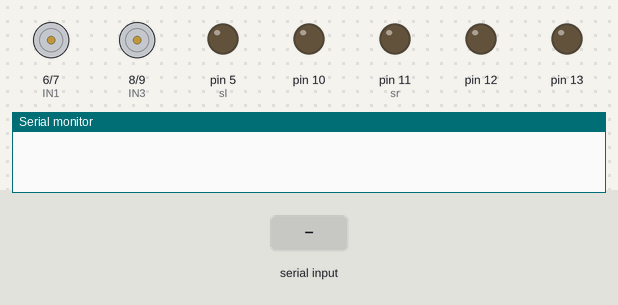
Simulated run of this sketch. Board: Arduino Uno, built with avr-gcc and run on an emulated ATmega328P. Shown: motor-driver pin pairs drawn as motors (green arrow = first pin HIGH = forward, orange = second pin HIGH = backward, longer = more drive), output pins drawn as LEDs (lit = HIGH), the last lines printed to the serial monitor. The test bench sets the inputs (shaded band).

Above: at 1.2 s.
1.3 s: "F" received over Serial
At 1.8 s:
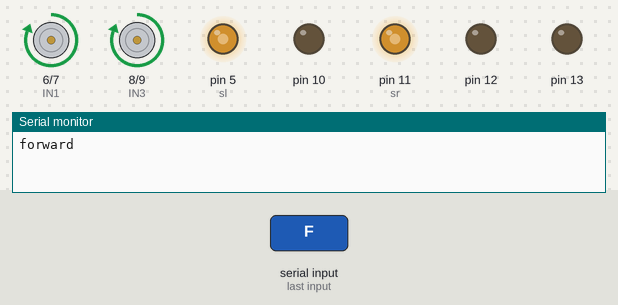
2.8 s: "B" received over Serial
At 4.0 s:
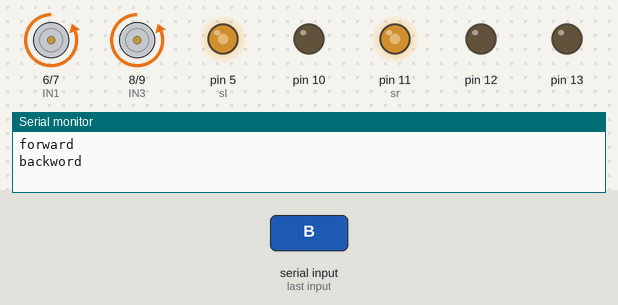
4.3 s: "R" received over Serial
At 5.2 s:
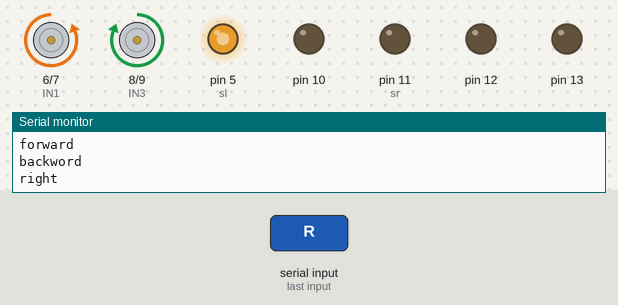
5.8 s: "L" received over Serial
At 6.4 s:
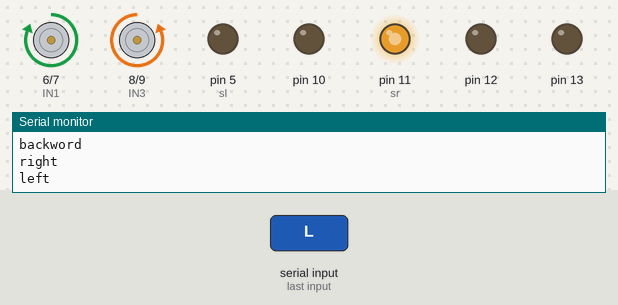
7.3 s: "I" received over Serial
At 8.5 s:
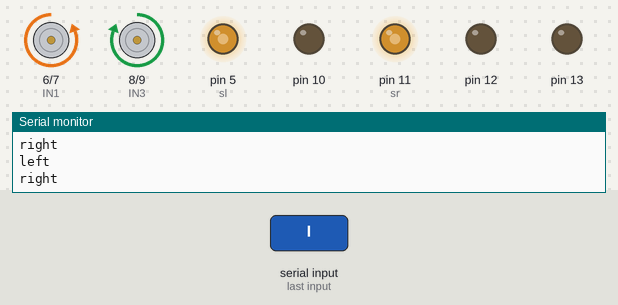
8.8 s: "G" received over Serial
At 9.9 s:
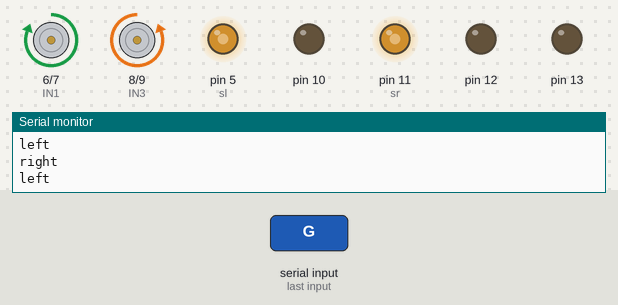
Timing chart, 0 to 11.3 s (numbered marks = the images above; inputs shaded):
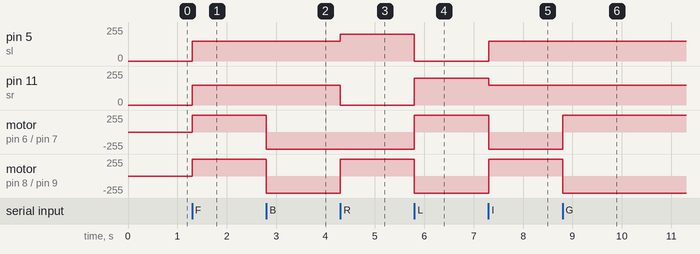

Measured:
- after the input at 1.3 s, pin 5 (sl), pin 11 (sr): 0/255 → 150/255 at once; motor on pin 6 (IN1) / pin 7 (IN2), motor on pin 8 (IN3) / pin 9 (IN4): stopped → forward 255/255 at once
- after the input at 2.8 s, motor on pin 6 (IN1) / pin 7 (IN2), motor on pin 8 (IN3) / pin 9 (IN4): forward 255/255 → backward 255/255 at once
- after the input at 4.3 s, pin 5 (sl): 150/255 → 200/255 at once; pin 11 (sr): 150/255 → 0/255 at once; motor on pin 8 (IN3) / pin 9 (IN4): backward 255/255 → forward 255/255 at once
- after the input at 5.8 s, pin 5 (sl): 200/255 → 0/255 at once; pin 11 (sr): 0/255 → 200/255 at once; motor on pin 6 (IN1) / pin 7 (IN2): backward 255/255 → forward 255/255 at once; motor on pin 8 (IN3) / pin 9 (IN4): forward 255/255 → backward 255/255 at once
- after the input at 7.3 s, pin 5 (sl): 0/255 → 150/255 at once; pin 11 (sr): 200/255 → 150/255 at once; motor on pin 6 (IN1) / pin 7 (IN2): forward 255/255 → backward 255/255 at once; motor on pin 8 (IN3) / pin 9 (IN4): backward 255/255 → forward 255/255 at once
- after the input at 8.8 s, motor on pin 6 (IN1) / pin 7 (IN2): backward 255/255 → forward 255/255 at once; motor on pin 8 (IN3) / pin 9 (IN4): forward 255/255 → backward 255/255 at once

The sketch:

Bluetooth.ino
```cpp
#define IN1 6
#define IN2 7
#define IN3 8
#define IN4 9
#define sl 5
#define sr 11
#define green 12
#define red 13
int state =0;
char Reading;
void setup() {
  Serial.begin (9600);
  for(int i=5;i<=13;i++)
  {
    pinMode(i,OUTPUT);
  }
  }

void loop(){
  if(Serial.available()>0){
    Reading=Serial.read();
    switch(Reading){
      case 'F': forword();
      break;
      case 'B': backword();
      break;
      case 'R': right();
      break;
      case 'L': left();
      break;
      case 'I' : forwardRight();
      break;
      case 'G' : forwardLeft();
      break;
      case 'H' : forwardRight();
      break;
      case 'J' :  forwardLeft();
      break;
      case 'S' :stopp();
      break;}
    }
}
void forword() {
  Serial.println("forward");
  digitalWrite(IN1, HIGH);
  digitalWrite(IN2, LOW);
  digitalWrite(IN3, HIGH);
  digitalWrite(IN4, LOW);
  analogWrite(sl,150);
  analogWrite(sr,150);
  }
void backword(){
  Serial.println("backword");
  digitalWrite(IN1, LOW);
  digitalWrite(IN2, HIGH);
  digitalWrite(IN3, LOW);
  digitalWrite(IN4, HIGH);
  analogWrite(sl,150);
  analogWrite(sr,150);
  }

void right() {
  Serial.println("right");
  digitalWrite(IN1, LOW);
  digitalWrite(IN2, HIGH);
  digitalWrite(IN3, HIGH);
  digitalWrite(IN4, LOW);
  analogWrite(sl,200);
  analogWrite(sr,0);
  }
void left(){
  Serial.println("left");
  digitalWrite(IN1, HIGH);
  digitalWrite(IN2, LOW);
  digitalWrite(IN3, LOW);
  digitalWrite(IN4, HIGH);
  analogWrite(sl,0);
  analogWrite(sr,200);
  }
void forwardRight() {
  Serial.println("right");
  digitalWrite(IN1, LOW);
  digitalWrite(IN2, HIGH);
  digitalWrite(IN3, HIGH);
  digitalWrite(IN4, LOW);
  analogWrite(sl,150);
  analogWrite(sr,150);
  }
void forwardLeft(){
  Serial.println("left");
  digitalWrite(IN1, HIGH);
  digitalWrite(IN2, LOW);
  digitalWrite(IN3, LOW);
  digitalWrite(IN4, HIGH);
  analogWrite(sl,150);
  analogWrite(sr,150);
  }

void stopp(){
  Serial.println("stopp");
  digitalWrite(IN1, LOW);
  digitalWrite(IN2, LOW);
  digitalWrite(IN3, LOW);
  digitalWrite(IN4, LOW);
  analogWrite(sl,0);
  analogWrite(sr,0);
  }
```
